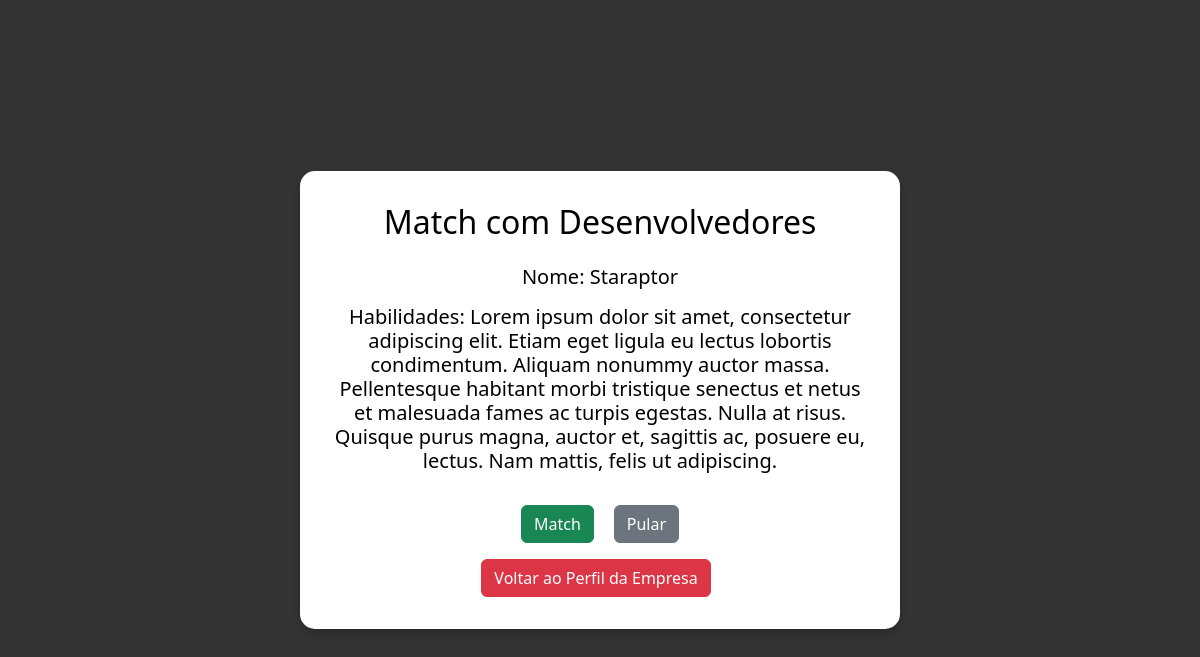
Page /company/match (signed in) on the committed database.
### main.py (models this page shows)
class Developer(db.Model):
    id = db.Column(db.Integer, primary_key=True)
    name = db.Column(db.String(100), nullable=False)
    email = db.Column(db.String(100), nullable=False, unique=True)
    password = db.Column(db.String(100), nullable=False)
    cel = db.Column(db.String(20), nullable=False)
    habilidades = db.Column(db.Text, nullable=False)

### main.py (the view, shortened to what this page needs)
@app.route("/company/match", methods=["GET", "POST"])
def company_match():
    if 'company_id' not in session:
        flash('Por favor, faça login primeiro.', 'warning')
        return redirect(url_for('company_login'))
    company_id = session['company_id']
    next_dev = get_next_dev_for_company(company_id)
    return render_template("company_match.html", dev=next_dev)

### main.py (called while the page is built)
def get_next_dev_for_company(company_id):
    skipped_dev_ids = get_skipped_dev_ids(company_id)
    matched_dev_ids = Match.query.filter_by(company_id=company_id).with_entities(Match.dev_id).all()
    matched_dev_ids = [dev_id[0] for dev_id in matched_dev_ids]  # Extrai apenas os IDs
    return Developer.query.filter(
        ~Developer.id.in_(skipped_dev_ids),
        ~Developer.id.in_(matched_dev_ids)
    ).first()

def get_skipped_dev_ids(company_id):
    skipped = CompanySkipDev.query.filter_by(company_id=company_id).all()
    return [s.dev_id for s in skipped]

### templates/company_match.html (shortened to what this page needs)
{% extends 'base.html' %}
{% block content %}
<div class="container">
    <h2>Match com Desenvolvedores</h2>
    {% if dev %}
        <div class="mt-4">
            <h5>Nome: {{ dev.name }}</h5>
            <h5>Habilidades: {{ dev.habilidades }}</h5>
        </div>
        <form method="POST" class="mt-3">
            <div class="d-flex justify-content-center">
                <button type="submit" name="match" class="btn btn-success" style="margin-right: 10px">Match</button>
                <button type="submit" name="skip" class="btn btn-secondary" style="margin-left: 10px">Pular</button>
            </div>
            <a href="{{ url_for('company_profile') }}" class="btn btn-danger mt-3">Voltar ao Perfil da Empresa</a>
        </form>
    {% else %}
        <div class="mt-4">
            <p>Não há mais desenvolvedores disponíveis para avaliar.</p>
        </div>
        <a href="{{ url_for('company_profile') }}" class="btn btn-danger">Voltar ao Perfil da Empresa</a>
    {% endif %}
</div>
{% endblock %}

### static/css/styles.css (style rules this page uses)
body { margin: 0; padding: 0; width: 100%; height: 100vh; background-color: #333; display: flex; justify-content: center; align-items: center; }
.container { background-color: white; color: black; padding: 2rem; border-radius: 15px; box-shadow: 0 4px 8px rgba(0, 0, 0, 0.2); max-width: 600px; margin: auto; text-align: center; }
h2 { margin-bottom: 1.5rem; }
h5 { margin-bottom: 1rem; }
.btn { margin-top: 1rem; transition: all 0.1s ease; }
a.btn { margin-right: 0.5rem; }
form { margin-top: 2rem; }

### rows in the picture
Developer: name "Staraptor", habilidades "Lorem ipsum dolor sit amet, consectetur adipiscing elit. Etiam eget ligula eu lectus lobortis condimentum. Aliquam nonummy auctor massa. Pellentesque habitant morbi tristique senectus et netus et malesuada fames ac turpis egestas. Nulla at risus. Quisque purus magna, auctor et, sagittis ac, posuere eu, lectus. Nam mattis, felis ut adipiscing."
